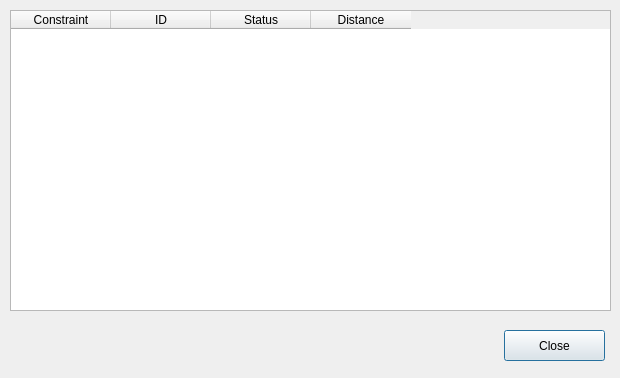
<?xml version="1.0" encoding="UTF-8"?>
<ui version="4.0">
 <class>dlgPipelineDialog</class>
 <widget class="QDialog" name="dlgPipelineDialog">
  <property name="geometry">
   <rect>
    <x>0</x>
    <y>0</y>
    <width>620</width>
    <height>378</height>
   </rect>
  </property>
  <property name="windowTitle">
   <string>Pipeline Planner</string>
  </property>
  <widget class="QTableWidget" name="tblImpacts">
   <property name="geometry">
    <rect>
     <x>10</x>
     <y>10</y>
     <width>601</width>
     <height>301</height>
    </rect>
   </property>
   <property name="alternatingRowColors">
    <bool>true</bool>
   </property>
   <column>
    <property name="text">
     <string>Constraint</string>
    </property>
   </column>
   <column>
    <property name="text">
     <string>ID</string>
    </property>
   </column>
   <column>
    <property name="text">
     <string>Status</string>
    </property>
   </column>
   <column>
    <property name="text">
     <string>Distance</string>
    </property>
   </column>
  </widget>
  <widget class="QPushButton" name="btnPush">
   <property name="geometry">
    <rect>
     <x>504</x>
     <y>330</y>
     <width>101</width>
     <height>31</height>
    </rect>
   </property>
   <property name="text">
    <string>Close</string>
   </property>
  </widget>
 </widget>
 <resources/>
 <connections>
  <connection>
   <sender>btnPush</sender>
   <signal>pressed()</signal>
   <receiver>dlgPipelineDialog</receiver>
   <slot>reject()</slot>
   <hints>
    <hint type="sourcelabel">
     <x>554</x>
     <y>345</y>
    </hint>
    <hint type="destinationlabel">
     <x>309</x>
     <y>188</y>
    </hint>
   </hints>
  </connection>
 </connections>
</ui>
